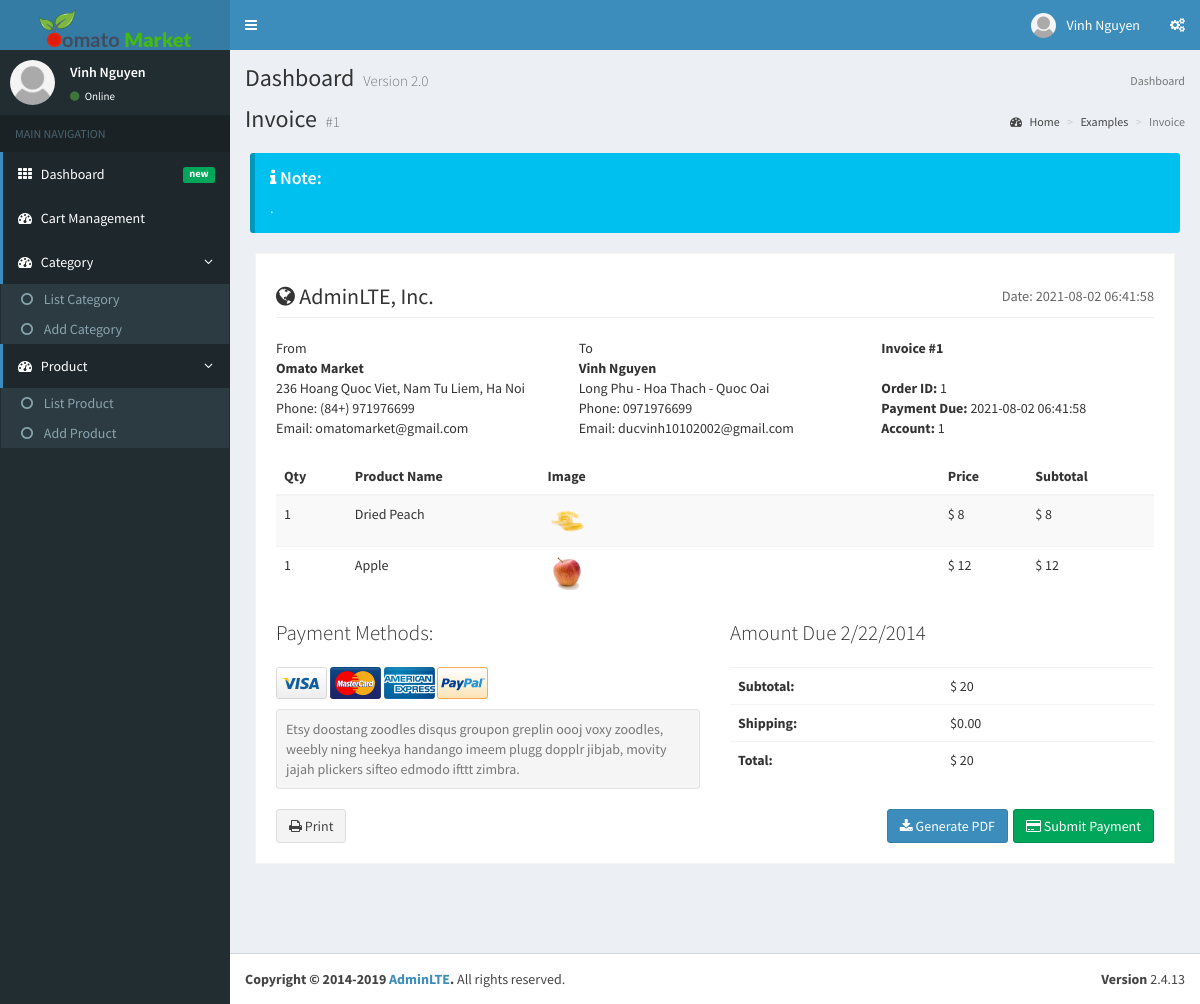
/admin/order-details.php?id=1 (signed in), run on the app's committed database.
### tables this page shows
CREATE TABLE `orders` (
  `id` int(11) NOT NULL,
  `id_user` int(11) NOT NULL,
  `total_price` float NOT NULL,
  `address_ship` text NOT NULL,
  `phone` varchar(250) NOT NULL,
  `note` text DEFAULT NULL,
  `status` tinyint(4) NOT NULL DEFAULT 1,
  `created_at` timestamp NOT NULL DEFAULT current_timestamp()
);

CREATE TABLE `user` (
  `id` int(11) NOT NULL,
  `name` varchar(250) NOT NULL,
  `email` varchar(250) NOT NULL,
  `password` varchar(250) NOT NULL,
  `phone` int(11) DEFAULT NULL,
  `role` varchar(250) NOT NULL DEFAULT 'customer',
  `created_at` timestamp NOT NULL DEFAULT current_timestamp()
);

CREATE TABLE `order_detail` (
  `id_order` int(11) NOT NULL,
  `id_product` int(11) NOT NULL,
  `price` float NOT NULL,
  `quantity` int(11) NOT NULL,
  `image` varchar(250) NOT NULL,
  `name` varchar(250) NOT NULL,
  `created_at` timestamp NOT NULL DEFAULT current_timestamp()
);

### admin/order-details.php (the view, shortened to what this page needs)
<?php
    include './header.php';
    if(isset($_GET['id'])){
        $id = $_GET['id'];
        $list = mysqli_query($conn,"SELECT * FROM order_detail WHERE order_detail.id_order = '$id'");
        $order = mysqli_query($conn,"SELECT orders.id, orders.id_user , orders.total_price , orders.address_ship , orders.phone , orders.note , orders.status , orders.created_at , user.name AS 'customer_name' , user.email FROM orders JOIN user ON orders.id_user = user.id WHERE orders.id = '$id'");
        $order = mysqli_fetch_assoc($order);
    }
?>
<?php include './sidebar.php'?>
    <section class="content-header">
        <h1>
            Invoice
            <small>#<?php echo $order['id'] ?></small>
        </h1>
        <ol class="breadcrumb">
            <li><a href="#"><i class="fa fa-dashboard"></i> Home</a></li>
            <li><a href="#">Examples</a></li>
            <li class="active">Invoice</li>
        </ol>
    </section>
    <div class="pad margin no-print">
        <div class="callout callout-info" style="margin-bottom: 0!important;">
            <h4><i class="fa fa-info"></i> Note:</h4>
            <?php echo $order['note'] ?>.
        </div>
    </div>
    <section class="invoice">
        <div class="row">
            <div class="col-xs-12">
                <h2 class="page-header">
                    <i class="fa fa-globe"></i> AdminLTE, Inc.
                    <small class="pull-right">Date: <?php echo $order['created_at'] ?></small>
                </h2>
            </div>
        </div>
        <div class="row invoice-info">
            <div class="col-sm-4 invoice-col">
                From
                <address>
                    <strong>Omato Market</strong><br>
                    236 Hoang Quoc Viet, Nam Tu Liem, Ha Noi<br>
                    Phone: (84+) 971976699<br>
                    Email: omatomarket@gmail.com
                </address>
            </div>
            <div class="col-sm-4 invoice-col">
                To
                <address>
                    <strong><?php echo $order['customer_name'] ?></strong><br>
                    <?php echo $order['address_ship'] ?><br>
                    Phone: <?php echo $order['phone'] ?><br>
                    Email: <?php echo $order['email'] ?>
                </address>
            </div>
            <div class="col-sm-4 invoice-col">
                <b>Invoice #<?php echo $order['id'] ?></b><br>
                <br>
                <b>Order ID:</b> <?php echo $order['id'] ?><br>
                <b>Payment Due:</b> <?php echo $order['created_at'] ?><br>
                <b>Account:</b> <?php echo $order['id_user'] ?>
            </div>
        </div>
        <div class="row">
            <div class="col-xs-12 table-responsive">
                <table class="table table-striped">
                    <thead>
                        <tr>
                            <th>Qty</th>
                            <th>Product Name</th>
                            <th>Image</th>
                            <th>Price</th>
                            <th>Subtotal</th>
                        </tr>
                    </thead>
                    <tbody>
                        <?php foreach($list as $key => $value ){ ?>
                            <tr>
                                <td><?php echo $value['quantity'] ?></td>
                                <td><?php echo $value['name'] ?></td>
                                <td><img src="../uploads/<?php echo $value['image'] ?>" alt="" width="10%"></td>
                                <td>$ <?php echo $value['price'] ?></td>
                                <td>$ <?php echo $value['price']*$value['quantity'] ?></td>
                            </tr>
                        <?php } ?>
                    </tbody>
                </table>
            </div>
        </div>
        <div class="row">
            <div class="col-xs-6">
                <p class="lead">Payment Methods:</p>
                <img src="./assets/dist/img/credit/visa.png" alt="Visa">
                <img src="./assets/dist/img/credit/mastercard.png" alt="Mastercard">
                <img src="./assets/dist/img/credit/american-express.png" alt="American Express">
                <img src="./assets/dist/img/credit/paypal2.png" alt="Paypal">
                <p class="text-muted well well-sm no-shadow" style="margin-top: 10px;">
                    Etsy doostang zoodles disqus groupon greplin oooj voxy zoodles, weebly ning heekya handango imeem
                    plugg
                    dopplr jibjab, movity jajah plickers sifteo edmodo ifttt zimbra.
                </p>
            </div>
            <div class="col-xs-6">
                <p class="lead">Amount Due 2/22/2014</p>
                <div class="table-responsive">
                    <table class="table">
                        <tbody>
                            <tr>
                                <th style="width:50%">Subtotal:</th>
                                <td>$ <?php echo $order['total_price'] ?></td>
                            </tr>
                            <tr>
                                <th>Shipping:</th>
                                <td>$0.00</td>
                            </tr>
                            <tr>
                                <th>Total:</th>
                                <td>$ <?php echo $order['total_price'] ?></td>
                            </tr>
                        </tbody>
                    </table>
                </div>
            </div>
        </div>
        <div class="row no-print">
            <div class="col-xs-12">
                <a href="invoice-print.html" target="_blank" class="btn btn-default"><i class="fa fa-print"></i>
                    Print</a>
                <button type="button" class="btn btn-success pull-right"><i class="fa fa-credit-card"></i> Submit
                    Payment
                </button>
                <button type="button" class="btn btn-primary pull-right" style="margin-right: 5px;">
                    <i class="fa fa-download"></i> Generate PDF
                </button>
            </div>
        </div>
    </section>
</div>
<?php include './footer.php'?>

### data on the page
orders: id "1", created_at "2021-08-02 06:41:58", id_user.name "Vinh Nguyen", address_ship "Long Phu - Hoa Thach - Quoc Oai", phone "0971976699", id_user.email "ducvinh10102002@gmail.com", id_user "1", total_price "20"
order_detail: quantity "1", name "Dried Peach", image (picture), price "8", $value['price']*$value['quantity'] "8"
order_detail: quantity "1", name "Apple", image (picture), price "12", $value['price']*$value['quantity'] "12"

### other printed values
$_SESSION['login']['name'] "Vinh Nguyen"
